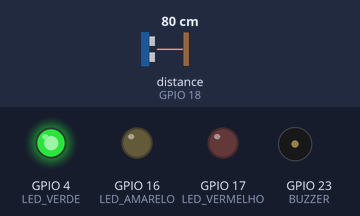
Bench run of a sketch on a simulated ESP32. Shown: output pins drawn as LEDs (lit = HIGH), buzzer (waves = sounding). Wiring (from diagram.json): ultrasonic range finder: trigger GPIO 5; echo GPIO 18. Inputs (shaded band) come from the test bench; at power-on: distance to the obstacle (sensor on GPIO 18) 80 cm. The echo pulse lasts 58.3 µs per cm; WiFi joins after 1.5 s; servers stay silent unless stated; random numbers use the default seed unless the sketch sets one; no MQTT or app messages arrive unless stated; pins used as bus, display or sensor lines are not drawn; what the sketch prints to the serial monitor is not drawn.

Above: at 2.7 s.
2.8 s: distance to the obstacle (sensor on GPIO 18) set to 55 cm
5.8 s: distance to the obstacle (sensor on GPIO 18) set to 48 cm
At 6.7 s:
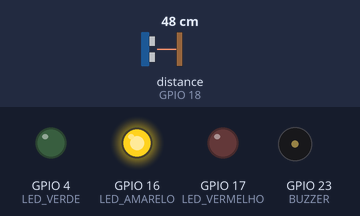
7.3 s: distance to the obstacle (sensor on GPIO 18) set to 21 cm
8.8 s: distance to the obstacle (sensor on GPIO 18) set to 17 cm
At 9.3 s:
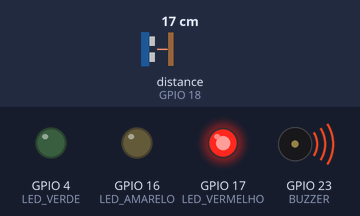
Timing chart, 0 to 11.3 s (numbered marks = the images above; inputs shaded):
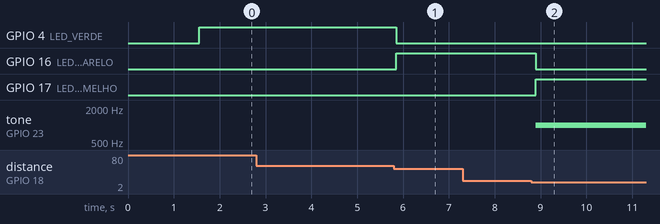

Measured:
- the behaviour switches between 51 and 50 cm on distance to the obstacle (sensor on GPIO 18) (found by bisection; images 0 and 1)
- the behaviour switches between 20 and 19 cm on distance to the obstacle (sensor on GPIO 18) (found by bisection; images 1 and 2)
- after the input at 5.8 s, GPIO 4 (LED_VERDE): HIGH → LOW after 0.05 s; GPIO 16 (LED_AMARELO): LOW → HIGH after 0.05 s
- after the input at 8.8 s, GPIO 16 (LED_AMARELO): HIGH → LOW after 0.09 s; GPIO 17 (LED_VERMELHO): LOW → HIGH after 0.09 s; tone on GPIO 23 (BUZZER): silent → 1000 Hz after 0.09 s

The sketch:

sketch.ino
```cpp
#include <WiFi.h>
#include <PubSubClient.h>

const char* WIFI_SSID = "Wokwi-GUEST";
const char* WIFI_SENHA = "";
const char* MQTT_BROKER = "broker.hivemq.com";
const int MQTT_PORTA = 1883;
const char* TOPICO = "zelabairro/lixeiras/LX-002/nivel";
const char* CODIGO_LIXEIRA = "LX-002";

const int PINO_TRIG = 5;
const int PINO_ECHO = 18;
const int LED_VERDE = 4;
const int LED_AMARELO = 16;
const int LED_VERMELHO = 17;
const int BUZZER = 23;

const unsigned long INTERVALO_ENVIO_MS = 5000;

WiFiClient wifiClient;
PubSubClient mqtt(wifiClient);
unsigned long ultimoEnvio = 0;
bool buzzerLigado = false;

void conectarWiFi() {
  Serial.print("Conectando ao Wi-Fi");
  // O canal 6 é o do Wokwi-GUEST: pular a busca de redes economiza uns 4 segundos
  WiFi.begin(WIFI_SSID, WIFI_SENHA, 6);
  while (WiFi.status() != WL_CONNECTED) {
    delay(250);
    Serial.print(".");
  }
  Serial.println(" conectado!");
}

void conectarMQTT() {
  while (!mqtt.connected()) {
    Serial.print("Conectando ao broker MQTT...");
    // O broker é público: o id precisa ser diferente do de outros usuários
    String clientId = "zelabairro-esp32-" + String(random(0xffff), HEX);
    if (mqtt.connect(clientId.c_str())) {
      Serial.println(" conectado!");
    } else {
      Serial.print(" falhou, codigo ");
      Serial.println(mqtt.state());
      delay(2000);
    }
  }
}

float medirDistanciaCm() {
  digitalWrite(PINO_TRIG, LOW);
  delayMicroseconds(2);
  digitalWrite(PINO_TRIG, HIGH);
  delayMicroseconds(10);
  digitalWrite(PINO_TRIG, LOW);

  // Tempo em que o ECHO fica em HIGH, em microssegundos. Retorna 0 se não houver eco em 30 ms
  unsigned long duracao = pulseIn(PINO_ECHO, HIGH, 30000);
  if (duracao == 0) {
    return -1;
  }
  return duracao / 58.0;
}

int calcularNivel(float distanciaCm) {
  // Lixeira simulada com 100 cm de altura: quanto menor a distância, mais cheia
  int nivel = round(100 - distanciaCm);
  return constrain(nivel, 0, 100);
}

void atualizarAlertas(int nivel) {
  digitalWrite(LED_VERDE, LOW);
  digitalWrite(LED_AMARELO, LOW);
  digitalWrite(LED_VERMELHO, LOW);

  if (nivel > 80) {
    digitalWrite(LED_VERMELHO, HIGH);
  } else if (nivel >= 50) {
    digitalWrite(LED_AMARELO, HIGH);
  } else {
    digitalWrite(LED_VERDE, HIGH);
  }

  // Só liga ou desliga o buzzer quando o estado muda, para o som não ficar picotado
  if (nivel > 80 && !buzzerLigado) {
    tone(BUZZER, 1000);
    buzzerLigado = true;
  } else if (nivel <= 80 && buzzerLigado) {
    noTone(BUZZER);
    buzzerLigado = false;
  }
}

void publicarLeitura(float distanciaCm, int nivel) {
  char mensagem[100];
  snprintf(mensagem, sizeof(mensagem),
           "{\"codigoLixeira\":\"%s\",\"distanciaCm\":%.1f,\"nivelPercentual\":%d}",
           CODIGO_LIXEIRA, distanciaCm, nivel);
  mqtt.publish(TOPICO, mensagem);
  Serial.print("Publicado: ");
  Serial.println(mensagem);
}

void setup() {
  Serial.begin(115200);
  pinMode(PINO_TRIG, OUTPUT);
  pinMode(PINO_ECHO, INPUT);
  pinMode(LED_VERDE, OUTPUT);
  pinMode(LED_AMARELO, OUTPUT);
  pinMode(LED_VERMELHO, OUTPUT);
  pinMode(BUZZER, OUTPUT);

  conectarWiFi();
  mqtt.setServer(MQTT_BROKER, MQTT_PORTA);
  conectarMQTT();
}

void loop() {
  if (WiFi.status() != WL_CONNECTED) {
    conectarWiFi();
  }
  if (!mqtt.connected()) {
    conectarMQTT();
  }
  mqtt.loop();

  float distancia = medirDistanciaCm();
  if (distancia < 0) {
    Serial.println("Sem leitura do sensor");
    delay(500);
    return;
  }

  int nivel = calcularNivel(distancia);
  atualizarAlertas(nivel);

  if (millis() - ultimoEnvio >= INTERVALO_ENVIO_MS) {
    publicarLeitura(distancia, nivel);
    ultimoEnvio = millis();
  }

  delay(200);
}
```
